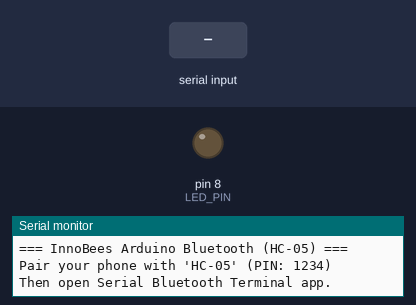
The sketch below on a simulated Arduino Uno, built with avr-gcc and run on an emulated ATmega328P. On the bench: output pins drawn as LEDs (lit = HIGH), the last lines printed to the serial monitor. Dashed ring = blinking. The test bench sets the inputs (shaded band).

Above: at 1.3 s.
1.4 s: "b" received over the second serial link
At 1.56 s:
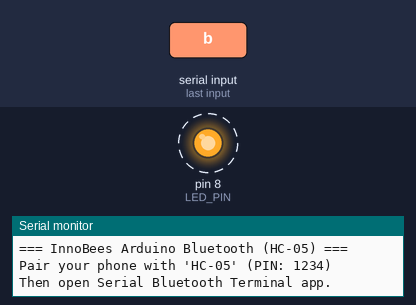
4.4 s: "1" received over the second serial link
At 4.8 s:
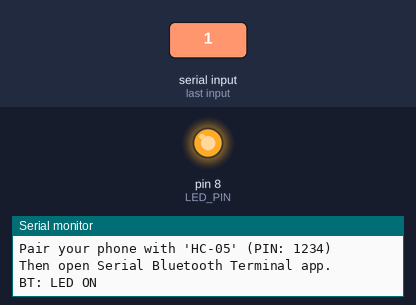
5.9 s: "B" received over the second serial link
At 8.4 s:
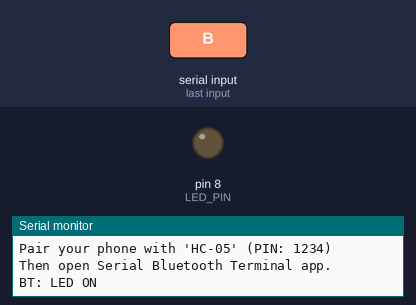
Timing chart, 0 to 9.9 s (numbered marks = the images above; inputs shaded):
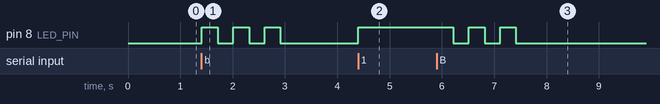

The sketch:

06_arduino_hc05_bluetooth.ino
```cpp
// InnoBees STEM Lab - Arduino Uno with HC-05 Bluetooth Module
// For teams using Arduino Uno instead of ESP32
// HC-05 TX -> Arduino D10 (SoftwareSerial RX)
// HC-05 RX -> Voltage divider (1k+2k) -> Arduino D11 (SoftwareSerial TX)
// HC-05 VCC -> 5V, GND -> GND
// LED on D8 -> 330 ohm -> LED -> GND
//
// Commands via Bluetooth: '1'=ON, '0'=OFF, 'b'=blink, 's'=status

#include <SoftwareSerial.h>

SoftwareSerial BTSerial(10, 11);  // RX, TX

const int LED_PIN = 8;

void setup() {
  pinMode(LED_PIN, OUTPUT);
  Serial.begin(9600);
  BTSerial.begin(9600);

  Serial.println("=== InnoBees Arduino Bluetooth (HC-05) ===");
  Serial.println("Pair your phone with 'HC-05' (PIN: 1234)");
  Serial.println("Then open Serial Bluetooth Terminal app.");

  BTSerial.println("InnoBees LED Control");
  BTSerial.println("Commands: 1=ON, 0=OFF, b=blink, s=status");
}

void loop() {
  // Check for Bluetooth commands
  if (BTSerial.available()) {
    char command = BTSerial.read();

    switch (command) {
      case '1':
        digitalWrite(LED_PIN, HIGH);
        BTSerial.println("LED: ON");
        Serial.println("BT: LED ON");
        break;

      case '0':
        digitalWrite(LED_PIN, LOW);
        BTSerial.println("LED: OFF");
        Serial.println("BT: LED OFF");
        break;

      case 'b':
      case 'B':
        BTSerial.println("Blinking...");
        for (int i = 0; i < 3; i++) {
          digitalWrite(LED_PIN, HIGH);
          delay(300);
          digitalWrite(LED_PIN, LOW);
          delay(300);
        }
        BTSerial.println("Done.");
        break;

      case 's':
      case 'S':
        BTSerial.print("LED is: ");
        BTSerial.println(digitalRead(LED_PIN) ? "ON" : "OFF");
        break;
    }
  }

  // Forward Serial Monitor to Bluetooth (for debugging)
  if (Serial.available()) {
    BTSerial.write(Serial.read());
  }
}
```

Measured:
- after the input at 1.4 s, pin 8 (LED_PIN): alternates HIGH for 0.30 s and LOW for 0.30 s, 6 changes in all, then stays LOW, starting at once
- after the input at 4.4 s, pin 8 (LED_PIN): LOW → HIGH at once
- after the input at 5.9 s, pin 8 (LED_PIN): alternates HIGH for 0.30 s and LOW for 0.30 s, 5 changes in all, then stays LOW, starting after 0.31 s
